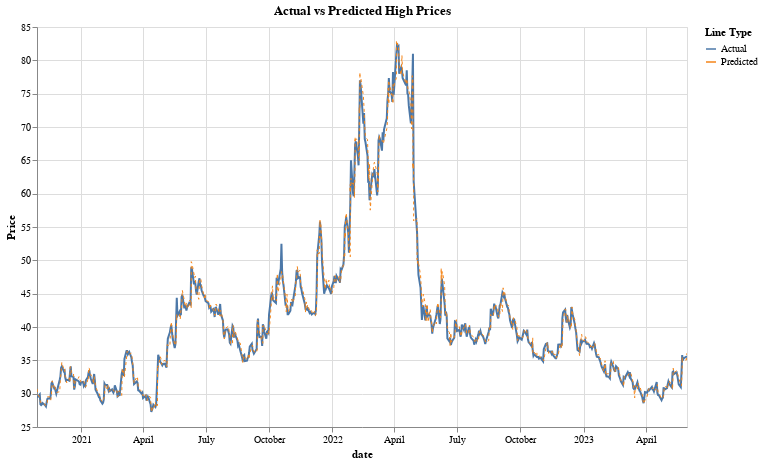

The notebook cell saved with this chart:
### Code cell
import altair as alt

alt.themes.enable('fivethirtyeight')

predictions_df['date'] = pd.to_datetime(predictions_df['date'])

predictions_df['label'] = 'Actual'
predictions_df['predicted_label'] = 'Predicted'

# Actual high price line
line1 = alt.Chart(predictions_df).mark_line(strokeWidth=2).encode(
    x='date:T',
    y=alt.Y('y_test:Q', title='Price', scale=alt.Scale(zero=False)),
    color=alt.Color('label:N', legend=alt.Legend(title="Line Type")),
    tooltip=['date', 'y_test', 'y_pred']
)

# Predicted high price line
line2 = alt.Chart(predictions_df).mark_line(strokeWidth=1, strokeDash=[3, 3]).encode(
    x='date:T',
    y=alt.Y('y_pred:Q', title='', scale=alt.Scale(zero=False)),
    color=alt.Color('predicted_label:N', legend=alt.Legend(title="Line Type")),
    tooltip=['date', 'y_test', 'y_pred']
)

# Combine the two lines
chart = alt.layer(line1, line2).properties(
    title='Actual vs Predicted High Prices',
    width=650,
    height=400
).interactive()

chart

### Figure 1 — Vega-Lite specification as saved in the notebook (floating-point values rounded to 4 significant figures; data arrays with more than 128 entries replaced by an {"elided": "..."} marker saying what was removed)
{"usermeta": {"embedOptions": {"theme": "fivethirtyeight"}}, "config": {"view": {"continuousWidth": 300, "continuousHeight": 300}}, "layer": [{"mark": {"type": "line", "strokeWidth": 2}, "encoding": {"color": {"field": "label", "legend": {"title": "Line Type"}, "type": "nominal"}, "tooltip": [{"field": "date", "type": "temporal"}, {"field": "y_test", "type": "quantitative"}, {"field": "y_pred", "type": "quantitative"}], "x": {"field": "date", "type": "temporal"}, "y": {"field": "y_test", "scale": {"zero": false}, "title": "Price", "type": "quantitative"}}, "name": "view_1"}, {"mark": {"type": "line", "strokeDash": [3, 3], "strokeWidth": 1}, "encoding": {"color": {"field": "predicted_label", "legend": {"title": "Line Type"}, "type": "nominal"}, "tooltip": [{"field": "date", "type": "temporal"}, {"field": "y_test", "type": "quantitative"}, {"field": "y_pred", "type": "quantitative"}], "x": {"field": "date", "type": "temporal"}, "y": {"field": "y_pred", "scale": {"zero": false}, "title": "", "type": "quantitative"}}}], "data": {"name": "data-b988d88dc05aa17b9d66417dad3de501"}, "height": 400, "params": [{"name": "param_1", "select": {"type": "interval", "encodings": ["x", "y"]}, "bind": "scales", "views": ["view_1"]}], "title": "Actual vs Predicted High Prices", "width": 650, "$schema": "https://vega.github.io/schema/vega-lite/v5.8.0.json", "datasets": {"data-b988d88dc05aa17b9d66417dad3de501": {"elided": "794 records"}}}
